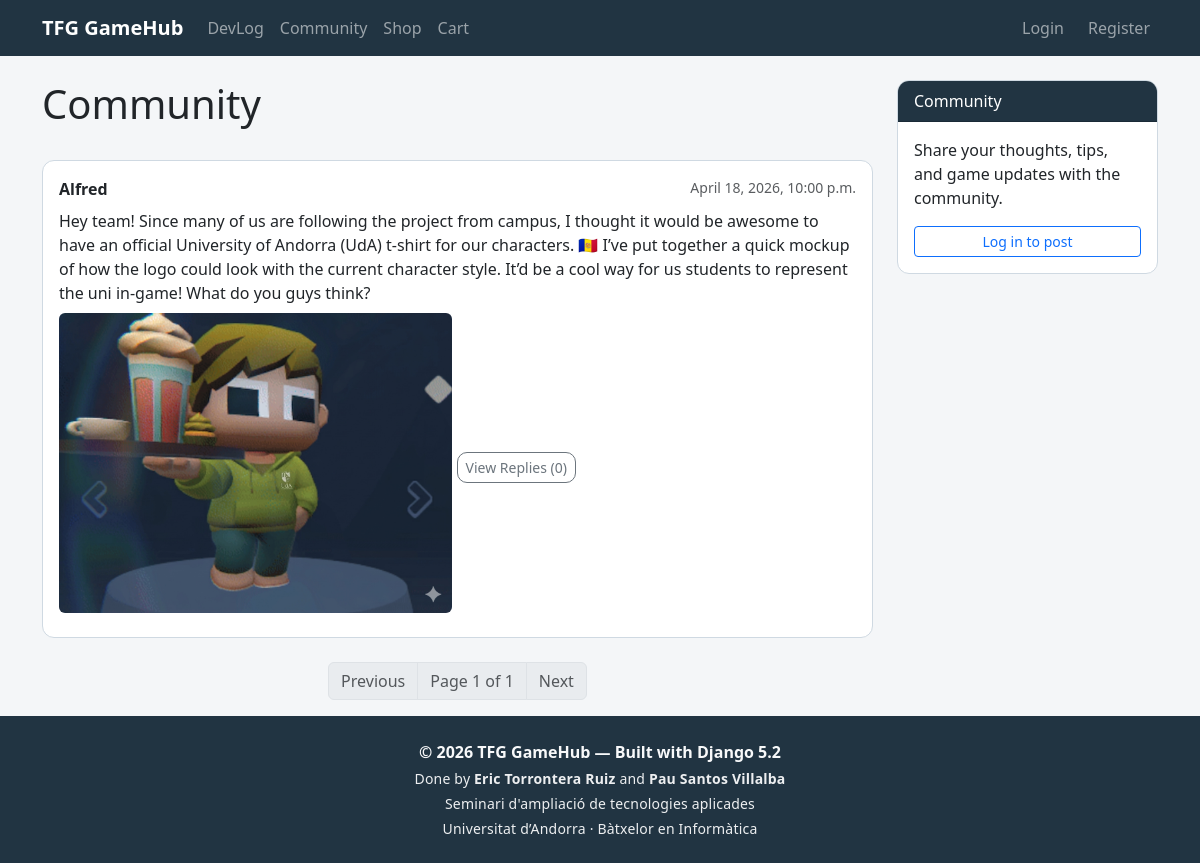
The app's page /social/ with its own data.
### social/models.py (models this page shows, shortened)
class Post(models.Model):
    user = models.ForeignKey(
        settings.AUTH_USER_MODEL,
        on_delete=models.CASCADE,
        related_name='social_posts'
    )
    body = models.TextField()
    image = models.ImageField(upload_to='social/%Y/%m/%d/', blank=True)
    created = models.DateTimeField(auto_now_add=True)
    updated = models.DateTimeField(auto_now=True)
    class Meta:
        ordering = ['-created']
        indexes = [models.Index(fields=['-created'])]
    def get_absolute_url(self):
        from django.urls import reverse
        return reverse('social:post_detail', args=[self.pk])

### social/views.py (the view)
# urls.py: path('', views.post_list, name='post_list'),
def post_list(request):
    post_list = Post.objects.all()
    paginator = Paginator(post_list, 10)
    page_number = request.GET.get('page', 1)
    try:
        posts = paginator.page(page_number)
    except PageNotAnInteger:
        posts = paginator.page(1)
    except EmptyPage:
        posts = paginator.page(paginator.num_pages)
    return render(request, 'social/post_list.html', {'posts': posts})

### cart/cart.py (called while the page is built)
    def __len__(self):
        return sum(item['quantity'] for item in self.cart.values())

### cart/context_processors.py (called while the page is built)
def cart(request):
    return {'cart': Cart(request)}

### social/templates/social/post_list.html (shortened to what this page needs)
{% extends "base.html" %}
{% block content %}
<div class="row">
  <div class="col-md-9">
    <div class="d-flex justify-content-between align-items-center mb-4">
      <h1>Community</h1>
    </div>
    {% for post in posts %}
      <div class="card mb-4">
        <div class="card-body">
          <div class="d-flex justify-content-between">
            <strong>{{ post.user.username }}</strong>
            <small class="text-muted">{{ post.created|date:"N j, Y, g:i a" }}</small>
          </div>
          <p class="mt-2 mb-2">{{ post.body }}</p>
          {% if post.image %}
            <img src="{{ post.image.url }}" class="img-fluid rounded mb-2" style="max-height:300px;">
          {% endif %}
          <a href="{{ post.get_absolute_url }}" class="btn btn-sm btn-outline-secondary">
            View Replies ({{ post.replies.count }})
          </a>
        </div>
      </div>
    {% empty %}
      <p class="text-muted">No posts yet. Be the first to post!</p>
    {% endfor %}
    {% include "pagination.html" with page=posts %}
  </div>
  <div class="col-md-3">
    <div class="card">
      <div class="card-header">Community</div>
      <div class="card-body">
        <p>Share your thoughts, tips, and game updates with the community.</p>
        {% if request.user.is_authenticated %}
          <a href="{% url 'social:post_create' %}" class="btn btn-primary btn-sm w-100">Create Post</a>
        {% else %}
          <a href="{% url 'login' %}" class="btn btn-outline-primary btn-sm w-100">Log in to post</a>
        {% endif %}
      </div>
    </div>
  </div>
</div>
{% endblock %}

### templates/base.html (shortened to what this page needs)
<!DOCTYPE html>
<html lang="en">
<head>
  <link rel="stylesheet" href="https://cdn.jsdelivr.net/npm/bootstrap@5.3.3/dist/css/bootstrap.min.css">
</head>
<body>
  <nav class="navbar navbar-expand-lg navbar-dark custom-bar">
    <div class="container">
      <a class="navbar-brand fw-bold" href="{% url 'devlog:post_list' %}">TFG GameHub</a>
      <div class="collapse navbar-collapse" id="navbarNav">
        <ul class="navbar-nav me-auto">
          <li class="nav-item"><a class="nav-link" href="{% url 'devlog:post_list' %}">DevLog</a></li>
          <li class="nav-item"><a class="nav-link" href="{% url 'social:post_list' %}">Community</a></li>
          <li class="nav-item"><a class="nav-link" href="{% url 'shop:product_list' %}">Shop</a></li>
          <li class="nav-item">
            <a class="nav-link" href="{% url 'cart:cart_detail' %}">
              Cart
            </a>
          </li>
        </ul>
        <ul class="navbar-nav ms-auto d-flex flex-row align-items-center gap-2">
          {% if request.user.is_authenticated %}
            <li class="nav-item">
              <a class="nav-link" href="{% url 'dashboard' %}">{{ request.user.username }}</a>
            </li>
            <li class="nav-item">
              <form method="post" action="{% url 'logout' %}" class="m-0">
                {% csrf_token %}
                <button type="submit" class="nav-link btn btn-link p-0 border-0 logout-btn">Logout</button>
              </form>
            </li>
          {% else %}
            <li class="nav-item"><a class="nav-link" href="{% url 'login' %}">Login</a></li>
            <li class="nav-item"><a class="nav-link" href="{% url 'register' %}">Register</a></li>
          {% endif %}
        </ul>
      </div>
    </div>
  </nav>
  <main class="container mt-4 page-content">
    {% block content %}{% endblock %}
  </main>
  <footer class="text-light py-4 custom-bar">
    <div class="container text-center">
      <p class="mb-1 fw-semibold">&copy; 2026 TFG GameHub — Built with Django 5.2</p>
      <p class="mb-1 small footer-meta">Done by <strong>Eric Torrontera Ruiz</strong> and <strong>Pau Santos Villalba</strong></p>
      <p class="mb-1 small footer-meta">Seminari d'ampliació de tecnologies aplicades</p>
      <p class="mb-0 small footer-meta">Universitat d’Andorra · Bàtxelor en Informàtica</p>
    </div>
  </footer>
</body>
</html>

### templates/pagination.html
<nav aria-label="Page navigation">
  <ul class="pagination justify-content-center">
    {% if page.has_previous %}
      <li class="page-item">
        <a class="page-link" href="?page={{ page.previous_page_number }}">Previous</a>
      </li>
    {% else %}
      <li class="page-item disabled">
        <span class="page-link">Previous</span>
      </li>
    {% endif %}
    <li class="page-item disabled">
      <span class="page-link">Page {{ page.number }} of {{ page.paginator.num_pages }}</span>
    </li>
    {% if page.has_next %}
      <li class="page-item">
        <a class="page-link" href="?page={{ page.next_page_number }}">Next</a>
      </li>
    {% else %}
      <li class="page-item disabled">
        <span class="page-link">Next</span>
      </li>
    {% endif %}
  </ul>
</nav>

### templates/base.html (style rules this page uses)
html, body { height: 100%; }
body { min-height: 100vh; display: flex; flex-direction: column; background-color: #f4f6f8; }
.page-content { flex: 1; }
.custom-bar { background-color: #213442 !important; }
.footer-meta { opacity: 0.95; letter-spacing: 0.2px; }
.card { border: 1px solid #cfd9e2; border-radius: 12px; overflow: hidden; }
.card-header { background-color: #213442; color: #fff; border-bottom: 1px solid #1a2a36; }
.btn-outline-secondary { border-radius: 10px; }

### records on screen
Post: user.username "Alfred", created "April 18, 2026, 10:00 p.m.", body "Hey team! Since many of us are following the project from campus, I thought it would be awesome to have an official University of Andorra (UdA) t-shirt for our characters. 🇦🇩 I’ve put together a quick mockup of how the logo could look with the current character style. It’d be a cool way for us students to represent the uni in-game! What do you guys think?", image (picture), replies.count "0"

### other values on screen
{{ page.number }} "1"
{{ page.paginator.num_pages }} "1"
